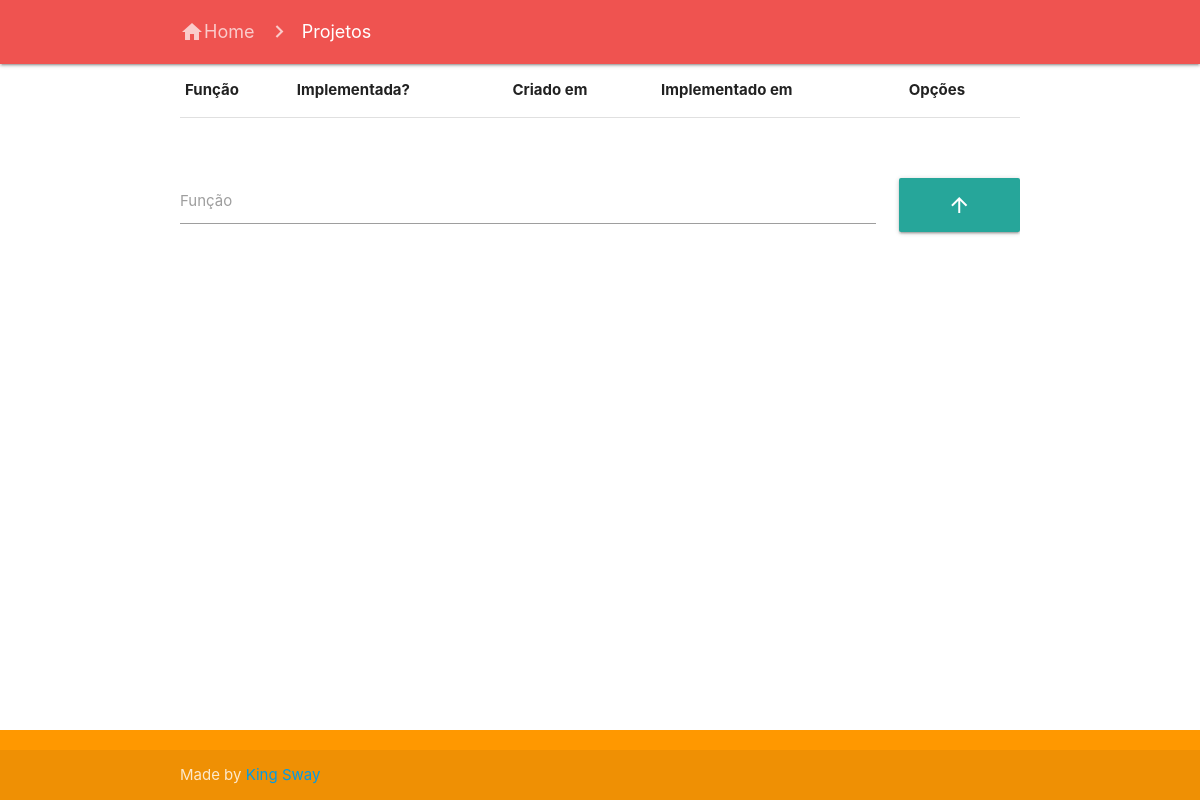
The app's page /page_projetos.php, older data.
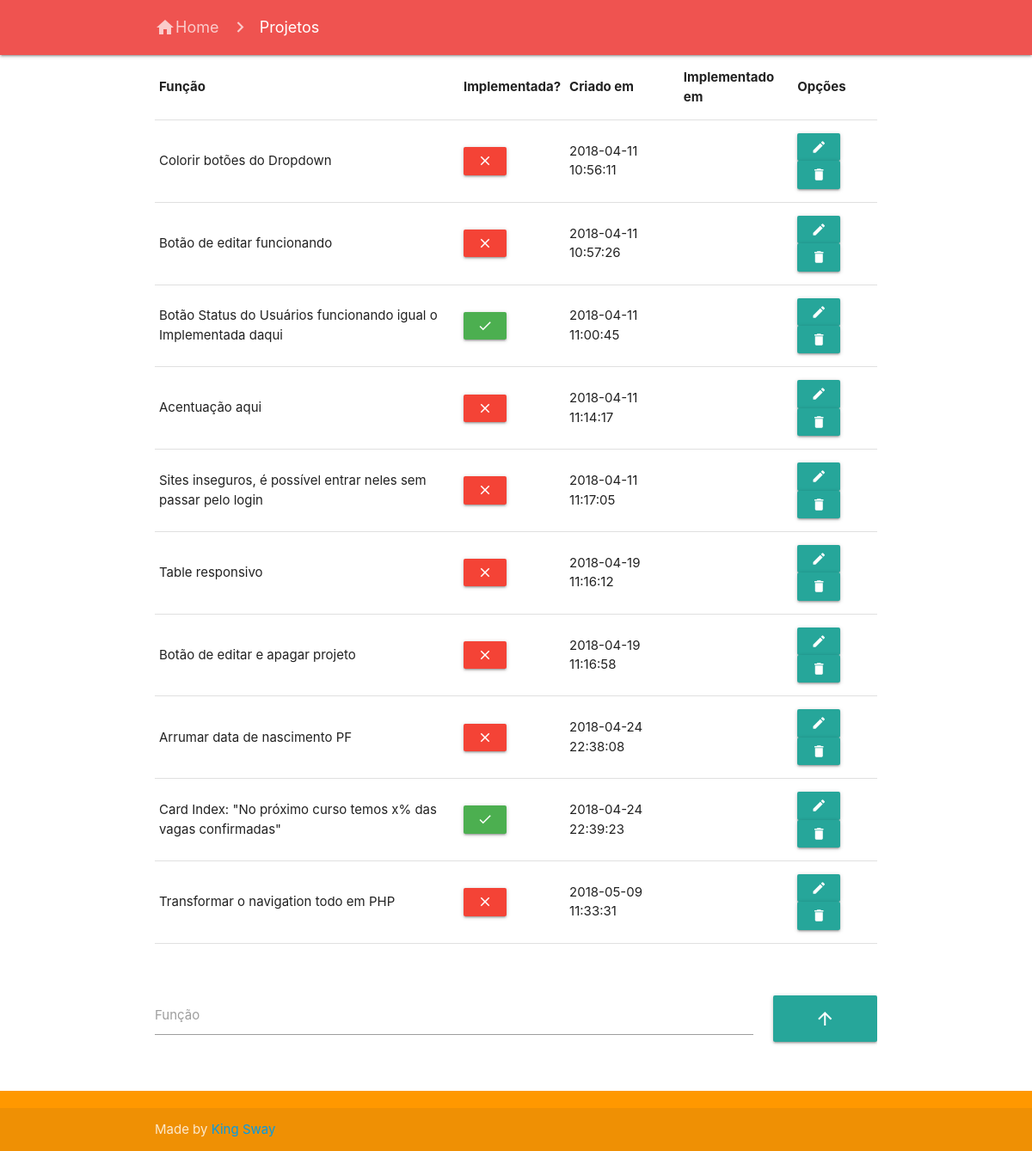
The same page, newer data.
### tables this page shows
CREATE TABLE `tb_projetos` (
  `id` int(255) NOT NULL,
  `funcao` varchar(255) NOT NULL,
  `implementada` int(1) NOT NULL DEFAULT '0',
  `criadoem` timestamp NULL DEFAULT CURRENT_TIMESTAMP,
  `implementadaem` date DEFAULT NULL
);

### page_projetos.php (the view, shortened to what this page needs)
<!DOCTYPE html>
<html>
  <head>
    <link href="css/materialize.css" type="text/css" rel="stylesheet" media="screen,projection"/>
    <link href="css/style.css" type="text/css" rel="stylesheet" media="screen,projection"/>
  </head>
  <body>
		<?php require_once ("padroes/navigation.php"); ?>
    <nav class="red lighten-1" role="navigation">
      <div class="nav-wrapper container">
        <a href="index.php" class="breadcrumb"><i class="material-icons">home</i>Home</a>
        <a class="breadcrumb">Projetos</a>
      </div>
    </nav>
    <main>
    <div class="container" style="overflow-x:auto;">
      <form method="POST" action="#" class="col s12">
    <table cellpadding="1">
      <tr class="hoverable">
        <th>Função</th>
        <th>Implementada?</th>
        <th>Criado em</th>
        <th>Implementado em</th>
        <th>Opções</th>
      </tr>
      <?php
        $db = mysqli_connect('localhost', 'root', '', 'dbcollege');
        $query = "SELECT id, funcao, implementada, criadoem, implementadaem FROM tb_projetos ORDER BY criadoem ASC";
        $result = mysqli_query($db, $query);
        while ($user = mysqli_fetch_assoc($result)){ ?>
        <tr class="hoverable">
          <td><?php echo $user['funcao']?></td>
          <?php
          if ($user['implementada'] == 0) { echo '<td><Button name="btnImplementado" value="'.$user['id'].'" class="btn-small red"><i class="material-icons">clear</i></Button></td>';}
          if ($user['implementada'] == 1) { echo '<td><Button name="btnImplementado" value="'.$user['id'].'" class="btn-small green"><i class="material-icons">done</i></Button></td>';}
          ?>
          <td><?php echo $user['criadoem']?></td>
          <td><?php echo $user['implementadaem']?></td>
          <td><form method="POST" action="edit_projeto.php"><button name="btnEditProjeto" value=<?php echo $user['id']; ?> class="btn-small"><i class="material-icons">edit</i></button></form>
            <button name="btnDeleteProjeto" value=<?php echo $user['id']; ?> class="btn-small"><i class="material-icons">delete</i> </td>
        </tr>
      <?php } ?>
    </table>
    </form>
    <br>
    <br>
    <form method="POST" action="#" class="col s12">
      <div class="row">
        <div class="input-field col s10">
          <input type="text" name="txtFuncao">
          <label>Função</label>
        </div>
        <div class="input-field col s2">
          <button name="btnProjeto" class="btn-large" style="width: 100%"><i class="material-icons">arrow_upward</i></button>
        </div>
      </div>
    </form>
    </div>
<br>
</main>
  <?php require_once("padroes/footer.php"); ?>
</body>
</html>

### padroes/navigation.php (shortened to what this page needs)
<!DOCTYPE html>
<html>
<head>
</head>
<body>
</body>
</html>

### padroes/footer.php (shortened to what this page needs)
<!DOCTYPE html>
<html>
<head>
	</head>
<body>
	<footer class="page-footer orange">
		<div class="footer-copyright">
			<div class="container">
				Made by <a href="https://github.com/kiingsway" target="_blank">King Sway</a>
			</div>
		</div>
	</footer>
</body>
</html>

### padroes/footer.php (style rules this page uses)
body { display: flex;min-height: 100vh;flex-direction: column; }
main { flex: 1 0 auto; }

Row changes from the older to the newer data that the page shows:
added tb_projetos: funcao "Colorir botões do Dropdown", $user['id'] 1 (drawn), criadoem "2018-04-11 10:56:11"
added tb_projetos: funcao "Botão de editar funcionando", $user['id'] 2 (drawn), criadoem "2018-04-11 10:57:26"
added tb_projetos: funcao "Botão Status do Usuários funcionando igual o Implementada daqui", $user['id'] 3 (drawn), criadoem "2018-04-11 11:00:45"
added tb_projetos: funcao "Acentuação aqui", $user['id'] 4 (drawn), criadoem "2018-04-11 11:14:17"
added tb_projetos: funcao "Sites inseguros, é possível entrar neles sem passar pelo login", $user['id'] 5 (drawn), criadoem "2018-04-11 11:17:05"
added tb_projetos: funcao "Table responsivo", $user['id'] 6 (drawn), criadoem "2018-04-19 11:16:12"
added tb_projetos: funcao "Botão de editar e apagar projeto", $user['id'] 7 (drawn), criadoem "2018-04-19 11:16:58"
added tb_projetos: funcao "Arrumar data de nascimento PF", $user['id'] 8 (drawn), criadoem "2018-04-24 22:38:08"
added tb_projetos: funcao "Card Index: \"No próximo curso temos x% das vagas confirmadas\"", $user['id'] 9 (drawn), criadoem "2018-04-24 22:39:23"
added tb_projetos: funcao "Transformar o navigation todo em PHP", $user['id'] 11 (drawn), criadoem "2018-05-09 11:33:31"
